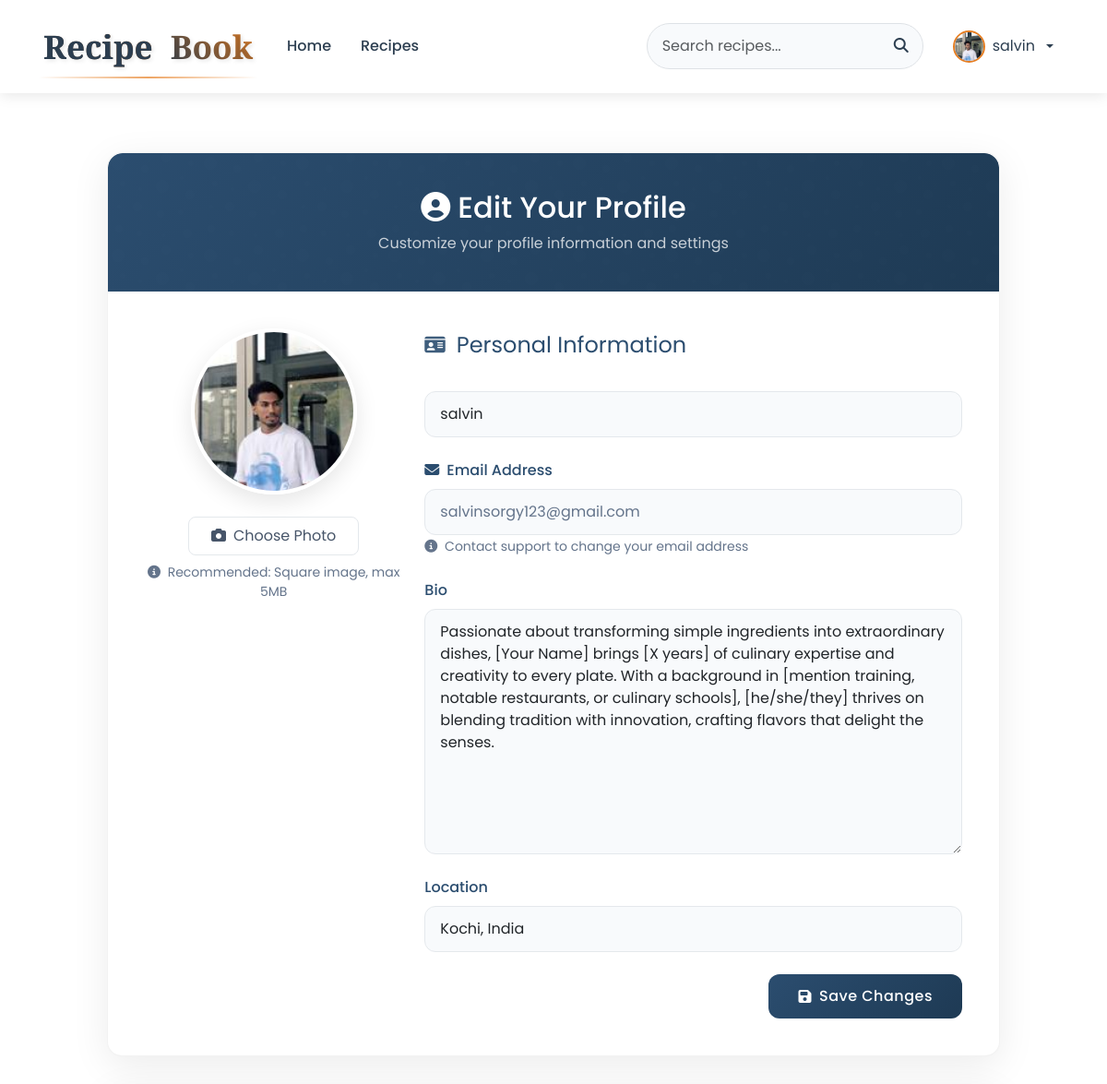
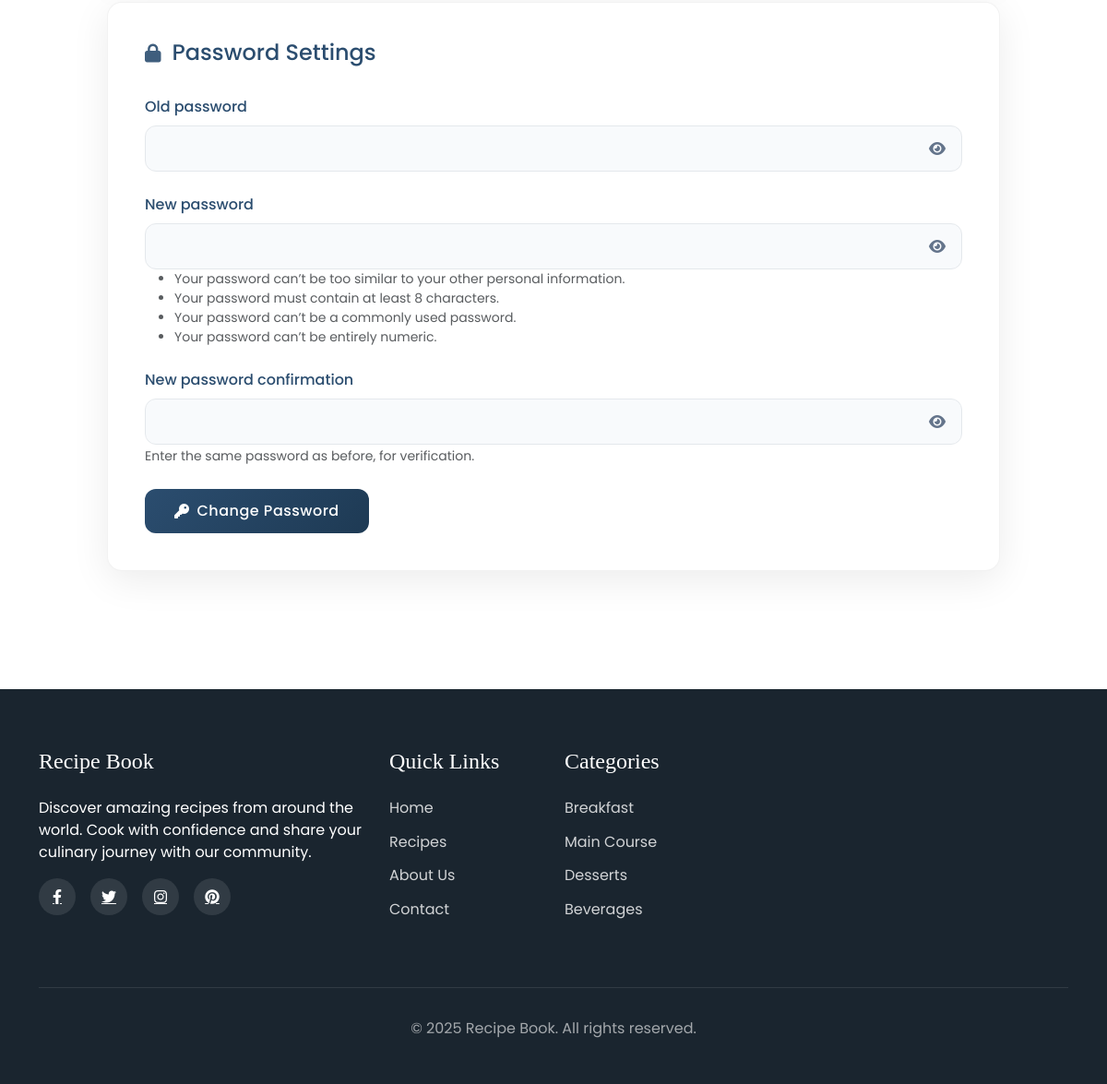
/recipes/profile/edit/ (signed in), run on the app's committed database (2 pictures, top to bottom).
### recipes/models.py (models this page shows, shortened)
class Profile(models.Model):
    user = models.OneToOneField(User, on_delete=models.CASCADE)
    profile_picture = models.ImageField(upload_to='profile_pics', default='default.jpg')
    bio = models.TextField(max_length=500, blank=True)
    location = models.CharField(max_length=100, blank=True)

### recipes/views.py (the view, shortened to what this page needs)
# urls.py: path('profile/edit/', views.ProfileUpdateView.as_view(), name='profile-edit'),
class ProfileUpdateView(LoginRequiredMixin, View):
    template_name = 'recipes/profile_edit.html'
    def get(self, request, *args, **kwargs):
        u_form = UserUpdateForm(instance=request.user)
        p_form = ProfileUpdateForm(instance=request.user.profile)
        password_form = CustomPasswordChangeForm(request.user)
        is_google_user = request.user.social_auth.filter(provider='google-oauth2').exists() if hasattr(request.user, 'social_auth') else False
        context = {
            'u_form': u_form,
            'p_form': p_form,
            'password_form': password_form,
            'is_google_user': is_google_user,
        }
        return render(request, self.template_name, context)

### recipes/forms.py
class UserUpdateForm(forms.ModelForm):
    class Meta:
        model = User
        fields = ['username']

class ProfileUpdateForm(forms.ModelForm):
    class Meta:
        model = Profile
        fields = ['profile_picture', 'bio', 'location']

### recipes/templates/recipes/profile_edit.html (shortened to what this page needs)
{% extends 'base.html' %}
{% load crispy_forms_tags %}
{% load static %}
{% block content %}
<div class="profile-container">
    <div class="profile-card">
        <div class="profile-header">
            <h2 class="mb-2">
                <i class="fas fa-user-circle me-2"></i>Edit Your Profile
            </h2>
            <p class="mb-0 opacity-75">Customize your profile information and settings</p>
        </div>
        <div class="form-section">
            <form method="POST" enctype="multipart/form-data">
                <div class="row">
                    <div class="col-md-4 mb-4">
                        <div class="text-center">
                            <div class="profile-image-container">
                                {% if user.profile.profile_picture %}
                                <img src="{{ user.profile.profile_picture.url }}" alt="Profile Picture" class="profile-image">
                                {% else %}
                                <div class="profile-placeholder">
                                    <i class="fas fa-user fa-4x text-secondary"></i>
                                </div>
                                {% endif %}
                            </div>
                            <div class="form-group">
                                <div class="custom-file-upload">
                                    <label for="{{ p_form.profile_picture.id_for_label }}" class="btn btn-outline-secondary">
                                        <i class="fas fa-camera me-2"></i>Choose Photo
                                    </label>
                                </div>
                                <p class="upload-hint">
                                    <i class="fas fa-info-circle me-1"></i>
                                    Recommended: Square image, max 5MB
                                </p>
                            </div>
                        </div>
                    </div>
                    <div class="col-md-8">
                        <div class="section-title">
                            <i class="fas fa-id-card"></i>
                            Personal Information
                        </div>
                        <div class="form-group">
                            <div class="username-field-wrapper">
                                <input type="text"
                                       name="{{ u_form.username.name }}"
                                       id="{{ u_form.username.id_for_label }}"
                                       class="form-control"
                                       value="{{ u_form.username.value|default:'' }}"
                                       autocomplete="off"
                                       placeholder="Enter username">
                            </div>
                        </div>
                        <div class="form-group">
                            <label class="form-label">
                                <i class="fas fa-envelope me-2"></i>Email Address
                            </label>
                            <div class="email-display">{{ user.email }}</div>
                            <small class="upload-hint">
                                <i class="fas fa-info-circle me-1"></i>
                                Contact support to change your email address
                            </small>
                        </div>
                        <div class="form-group">
                            {{ p_form.bio|as_crispy_field }}
                        </div>
                        <div class="form-group">
                            {{ p_form.location|as_crispy_field }}
                        </div>
                        <div class="text-end mt-4">
                            <button type="submit" class="btn btn-primary">
                                <i class="fas fa-save"></i>
                                Save Changes
                            </button>
                        </div>
                    </div>
                </div>
            </form>
        </div>
    </div>
    <div class="profile-card">
        <div class="form-section">
            <h2 class="section-title">
                <i class="fas fa-lock"></i>
                Password Settings
            </h2>
            {% if is_google_user %}
            <div class="alert alert-info" role="alert">
                <i class="fab fa-google me-2"></i>
                <strong>Google Account Notice:</strong> Since you registered using Google, your password is managed through your Google account. You cannot change your password here.
            </div>
            <p class="text-muted">
                To change your password, please visit your <a href="https://myaccount.google.com/security" target="_blank" rel="noopener noreferrer">Google Account Settings</a>.
            </p>
            {% else %}
            <form method="POST" action="{% url 'recipes:profile-edit' %}" class="password-form">
                {% for field in password_form %}
                    <div class="form-group">
                        <label for="{{ field.id_for_label }}" class="form-label">{{ field.label }}</label>
                        <div class="password-field-wrapper">
                            {{ field }}
                            <button type="button" class="password-toggle" aria-label="Toggle password visibility">
                                <i class="fas fa-eye"></i>
                            </button>
                        </div>
                        {% if field.help_text %}
                            <small class="form-text text-muted">{{ field.help_text }}</small>
                        {% endif %}
                    </div>
                {% endfor %}
                <button type="submit" class="btn btn-primary">
                    <i class="fas fa-key"></i>
                    Change Password
                </button>
            </form>
            {% endif %}
        </div>
    </div>
</div>
{% endblock %}

### recipes/templates/recipes/base.html (shortened to what this page needs)
<!DOCTYPE html>
<html lang="en">
<head>
    <link href="https://cdn.jsdelivr.net/npm/bootstrap@5.3.2/dist/css/bootstrap.min.css" rel="stylesheet">
    <link rel="stylesheet" href="https://cdnjs.cloudflare.com/ajax/libs/font-awesome/6.4.0/css/all.min.css">
</head>
<body>
    <nav class="navbar navbar-expand-lg sticky-top">
        <div class="container">
            <a class="navbar-brand" href="{% url 'recipes:home' %}">
                <span class="brand-text">Recipe</span>
                <span class="brand-text">Book</span>
            </a>
            <div class="collapse navbar-collapse" id="navbarContent">
                <ul class="navbar-nav me-auto mb-2 mb-lg-0">
                    <li class="nav-item">
                        <a class="nav-link" href="{% url 'recipes:home' %}">Home</a>
                    </li>
                    <li class="nav-item">
                        <a class="nav-link" href="{% url 'recipes:recipe-list' %}">Recipes</a>
                    </li>
                </ul>
                <form class="search-form d-flex me-3" action="{% url 'recipes:search' %}" method="get">
                    <input class="form-control" type="search" placeholder="Search recipes..." name="q" aria-label="Search">
                    <button type="submit">
                        <i class="fas fa-search"></i>
                    </button>
                </form>
                {% if user.is_authenticated %}
                <div class="nav-item dropdown">
                    <div class="user-menu dropdown-toggle" data-bs-toggle="dropdown">
                        {% if user.profile.profile_picture %}
                            <img src="{{ user.profile.profile_picture.url }}" alt="Profile" class="user-profile-img">
                        {% else %}
                            <img src="https://via.placeholder.com/35" alt="Profile" class="user-profile-img">
                        {% endif %}
                        <span>{{ user.username }}</span>
                    </div>
                </div>
                {% else %}
                <div class="nav-item">
                    <a class="nav-link" href="{% url 'recipes:login' %}">Login</a>
                </div>
                {% endif %}
            </div>
        </div>
    </nav>
    <div class="content-wrapper">
        {% block content %}{% endblock %}
    </div>
    <footer class="footer">
        <div class="container">
            <div class="row">
                <div class="col-lg-4 mb-4">
                    <h3 class="footer-heading">Recipe Book</h3>
                    <p>Discover amazing recipes from around the world. Cook with confidence and share your culinary journey with our community.</p>
                    <div class="social-links">
                        <a href="https://www.facebook.com/share/1ASSrrPQkd/"><i class="fab fa-facebook-f"></i></a>
                        <a href="https://www.threads.com/?hl=en"><i class="fab fa-twitter"></i></a>
                        <a href="https://www.instagram.com/_arjuntanil?igsh=Nno0aHhxY3Rid2Jk"><i class="fab fa-instagram"></i></a>
                        <a href="https://in.pinterest.com/"><i class="fab fa-pinterest"></i></a>
                    </div>
                </div>
                <div class="col-lg-2 col-md-6 mb-4">
                    <h4 class="footer-heading">Quick Links</h4>
                    <ul class="footer-links">
                        <li><a href="{% url 'recipes:home' %}">Home</a></li>
                        <li><a href="{% url 'recipes:recipe-list' %}">Recipes</a></li>
                        <li><a href="#">About Us</a></li>
                        <li><a href="mailto:arjuntanil123@gmail.com">Contact</a></li>
                    </ul>
                </div>
                <div class="col-lg-3 col-md-6 mb-4">
                    <h4 class="footer-heading">Categories</h4>
                    <ul class="footer-links">
                        <li><a href="#">Breakfast</a></li>
                        <li><a href="#">Main Course</a></li>
                        <li><a href="#">Desserts</a></li>
                        <li><a href="#">Beverages</a></li>
                    </ul>
                </div>
            </div>
            <div class="copyright">
                <p>&copy; {% now "Y" %} Recipe Book. All rights reserved.</p>
            </div>
        </div>
    </footer>
</body>
</html>

### recipes/templates/recipes/base.html (style rules this page uses)
:root { --primary-color: #2c3e50; --accent-color: #e67e22; --gold-color: #ffd700; --text-color: #2c3e50; --light-bg: #f8f9fa; --footer-bg: #1a252f; }
body { font-family: 'Poppins', sans-serif; color: var(--text-color); }
.navbar { background-color: white; box-shadow: 0 2px 15px rgba(0,0,0,0.1); padding: 1rem 0; }
.navbar-brand { font-family: 'Cinzel', serif; font-weight: 600; font-size: 2.2rem; position: relative; padding: 0.5rem 0; text-transform: capitalize; transition: all 0.3s ease; text-shadow: 2px 2px 4px rgba(0,0,0,0.1); }
.navbar-brand span.brand-text { background: linear-gradient(45deg, #2c3e50, #e67e22); -webkit-background-clip: text; background-clip: text; -webkit-text-fill-color: transparent; display: inline-block; padding: 0 5px; }
.navbar-brand span.brand-text:first-child { color: var(--primary-color); -webkit-text-fill-color: initial; font-weight: 700; }
.navbar-brand::before { content: ''; position: absolute; bottom: 0; left: 0; width: 100%; height: 2px; background: linear-gradient(90deg, transparent 0%, var(--accent-color) 50%, transparent 100% ); opacity: 0.7; }
.nav-link { font-weight: 500; color: var(--primary-color) !important; transition: color 0.3s ease; padding: 0.5rem 1rem !important; }
.user-menu { display: flex; align-items: center; gap: 0.5rem; cursor: pointer; padding: 0.5rem 1rem; border-radius: 50px; transition: all 0.3s ease; }
.user-profile-img { width: 35px; height: 35px; border-radius: 50%; object-fit: cover; border: 2px solid var(--accent-color); }
.search-form { position: relative; max-width: 300px; }
.search-form input { border-radius: 50px; padding-left: 1rem; padding-right: 2.5rem; border: 1px solid #dee2e6; }
.search-form button { position: absolute; right: 10px; top: 50%; transform: translateY(-50%); border: none; background: none; color: var(--primary-color); }
.footer { background-color: var(--footer-bg); color: white; padding: 4rem 0 2rem; margin-top: 4rem; }
.footer-heading { font-family: 'Playfair Display', serif; font-size: 1.5rem; margin-bottom: 1.5rem; }
.footer-links { list-style: none; padding: 0; }
.footer-links li { margin-bottom: 0.8rem; }
.footer-links a { color: rgba(255,255,255,0.8); text-decoration: none; transition: color 0.3s ease; }
.social-links { display: flex; gap: 1rem; margin-top: 1rem; }
.social-links a { color: white; background-color: rgba(255,255,255,0.1); width: 40px; height: 40px; display: flex; align-items: center; justify-content: center; border-radius: 50%; transition: all 0.3s ease; }
.copyright { text-align: center; padding-top: 2rem; margin-top: 2rem; border-top: 1px solid rgba(255,255,255,0.1); color: rgba(255,255,255,0.6); }
.content-wrapper { min-height: calc(100vh - 400px); padding: 2rem 0; }

### data on the page
Profile: bio "Passionate about transforming simple ingredients into extraordinary dishes, [Your Name] brings [X years] of culinary expertise and creativity to every plate. With a background in [mention training, notable restaurants, or culinary schools], [he/she/they] thrives on blending tradition with innovation, crafting flavors that delight the senses.", location "Kochi, India"

### other printed values
{{ user.username }} "salvin"
{{ user.email }} "salvinsorgy123@gmail.com"
{{ field.label }} "Old password" "New password" "New password confirmation"
{{ field.help_text }} "Enter the same password as before, for verification."
